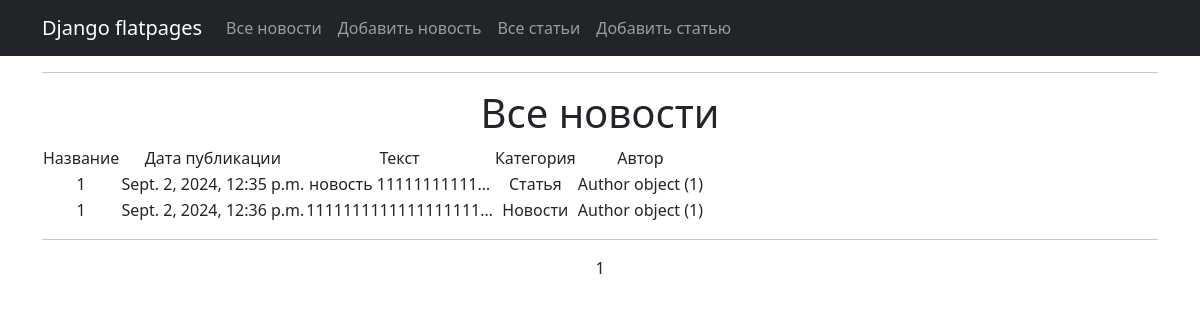
Page /news/ on the committed database.
### news_site/models.py (models this page shows, shortened)
class Post (models.Model):
    time_in = models.DateTimeField(auto_now_add=True)
    title = models.CharField(max_length=100)
    content = models.TextField()
    category = models.ForeignKey(to='Category',on_delete=models.CASCADE,related_name='news')
    author = models.ForeignKey(to= 'Author', on_delete=models.CASCADE)

class Category(models.Model):
    category_name = models.CharField(max_length=50, unique = True)
    def __str__(self):
        return self.category_name.title()

class Author(models.Model):
    user = models.OneToOneField(User, on_delete = models.CASCADE)

### news_site/views.py (the view)
# urls.py: path('', PostList.as_view(), name ='post_list'),
class PostList(ListView):
    models = Post
    queryset = Post.objects.order_by('time_in')
    template_name = 'news.html'
    context_object_name = 'news'
    paginate_by = 10

### news_site/templatetags/custom_filters.py (called while the page is built)
@register.filter()
def censor(value):
    for word in censor_list:
        value = value.replace(word[1:], '*' * len(word[1:]))
    return value

### templates/news.html (shortened to what this page needs)
{% extends 'flatpages/default.html' %}
{% load custom_filters %}
{% load custom_tags %}
{% block content %}
    <hr>
   {% if news %}
       <h1>Все новости</h1>
        <table>
           <tr>
               <td>Название</td>
               <td>Дата публикации</td>
               <td>Текст</td>
               <td>Категория</td>
               <td>Автор</td>
           </tr>
           {% for news in news %}
           <tr>
               <td>{{ news.title|censor }}</td>
               <td>{{ news.time_in }}</td>
               <td>{{ news.content|truncatechars:20|censor }}</td>
               <td>{{ news.category }}</td>
               <td>{{ news.author }}</td>
           </tr>
           {% endfor %}
       </table>
   {% else %}
       <h2>Новостей нет!</h2>
   {% endif %}
<hr>
   {{ page_obj.number }}
{% endblock content %}

### templates/flatpages/default.html (shortened to what this page needs)
<!DOCTYPE html>
<html lang="en">
    <head>
        {% load static %}
        <link href="{% static 'css/styles.css' %}" rel="stylesheet" />
    </head>
    <body>
        <nav class="navbar navbar-expand-lg navbar-dark bg-dark static-top">
           <div class="container">
               <a class="navbar-brand" href="#">Django flatpages</a>
               <div class="collapse navbar-collapse" id="navbarResponsive">
                   <ul class="navbar-nav ml-auto">
                       <li class="nav-item">
                           <a class="nav-link" href="/news/">Все новости</a>
                       </li>
                       <li class="nav-item">
                           <a class="nav-link" href="/news/create/">Добавить новость</a>
                       </li>
                       <li class="nav-item">
                           <a class="nav-link" href="/articles/">Все статьи</a>
                       </li>
                       <li class="nav-item">
                           <a class="nav-link" href="/articles/create/">Добавить статью</a>
                       </li>
                   </ul>
               </div>
           </div>
        </nav>
        <div class="container">
            <div class="row">
                <div class="col-lg-12 text-center">
                    {% block content %}{% endblock content %}
                </div>
            </div>
        </div>
    </body>
</html>

### rows in the picture
Post: title|censor "1", time_in "Sept. 2, 2024, 12:35 p.m.", content|censor "новость 11111111111…", category "Статья", author "Author object (1)"
Post: title|censor "1", time_in "Sept. 2, 2024, 12:36 p.m.", content|censor "1111111111111111111…", category "Новости", author "Author object (1)"

### other values in the picture
{{ page_obj.number }} "1"
